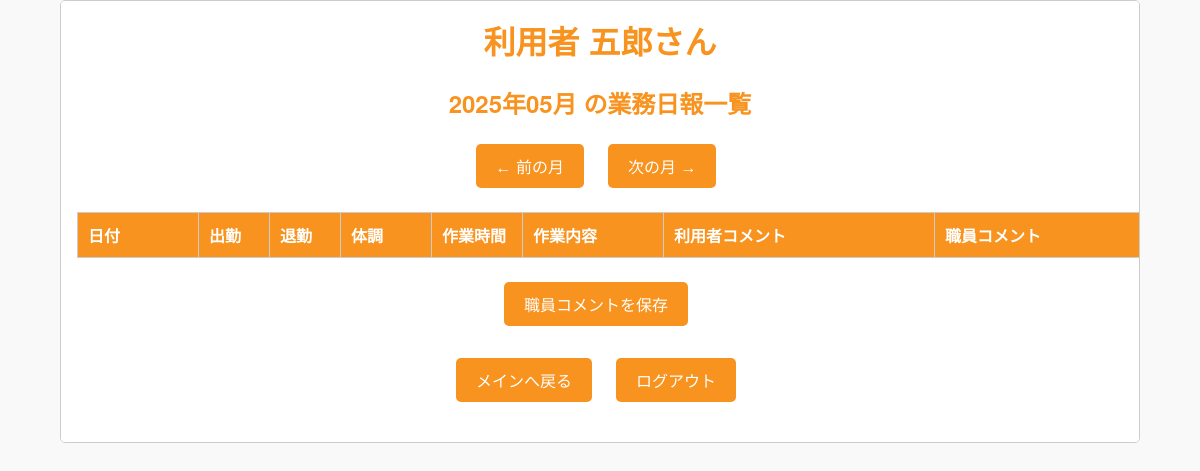
The page /report_list (signed in) on the database as committed earlier.
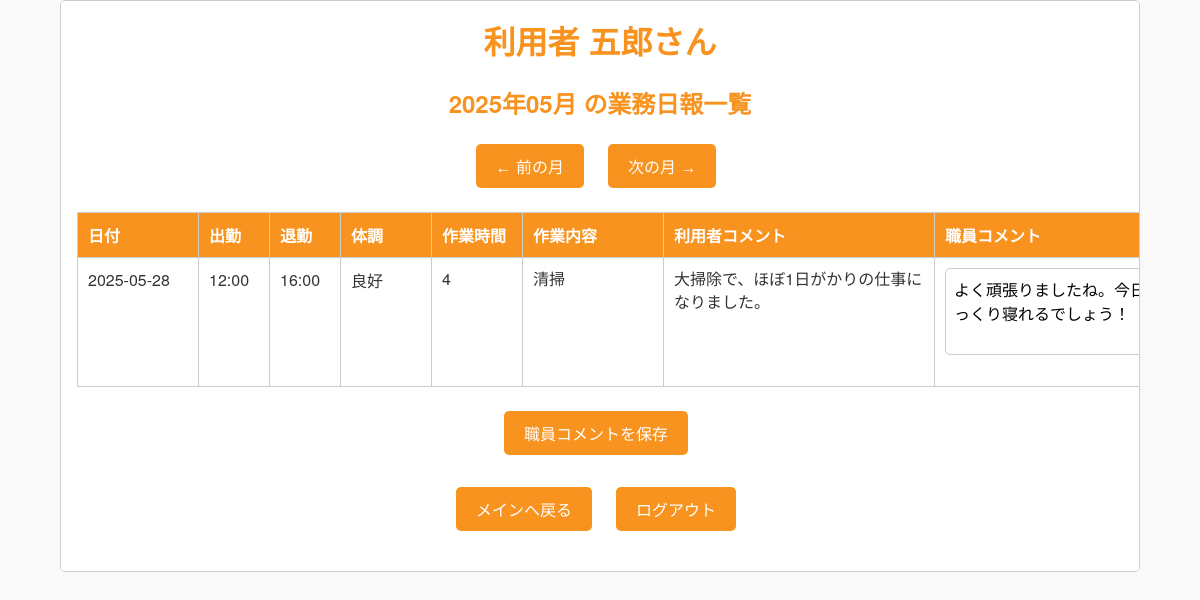
The same page on the database as committed later.
### tables this page shows
CREATE TABLE users (
            user_id INTEGER PRIMARY KEY AUTOINCREMENT,
            username TEXT NOT NULL UNIQUE,
            password TEXT NOT NULL,
            name TEXT NOT NULL,
            role TEXT NOT NULL,
            created_at DATETIME DEFAULT CURRENT_TIMESTAMP
        );

CREATE TABLE reports (
            report_id INTEGER PRIMARY KEY AUTOINCREMENT,
            user_id INTEGER NOT NULL,
            report_date DATE NOT NULL,
            condition TEXT NOT NULL,
            start_time TIME NOT NULL,
            end_time TIME NOT NULL,
            work_time INTEGER NOT NULL,
            work_detail TEXT NOT NULL,
            user_comment TEXT,
            staff_comment TEXT,
            created_at DATETIME DEFAULT CURRENT_TIMESTAMP,
            updated_at DATETIME DEFAULT CURRENT_TIMESTAMP,
            FOREIGN KEY (user_id) REFERENCES users(user_id)
        );

### app.py (the view)
@app.route('/report_list', methods=['GET', 'POST'])
def report_list():
    if 'username' not in session:
        return redirect(url_for('login'))
    user_id = request.args.get('user_id')
    if user_id is not None:
        user_id = int(user_id)
    role = session.get('role')
    username = session['username']
    year = request.args.get('year', type=int)
    month = request.args.get('month', type=int)
    today = datetime.today()
    if not year or not month:
        year = today.year
        month = today.month
    first_day = datetime(year, month, 1)
    last_day = datetime(year, month, calendar.monthrange(year, month)[1])
    first_day_str = first_day.strftime('%Y-%m-%d')
    last_day_str = last_day.strftime('%Y-%m-%d')
    prev_month = first_day - timedelta(days=1)
    next_month = last_day + timedelta(days=1)
    conn = get_db()
    cursor = conn.cursor()
    if role == 'staff' and user_id:
        user_result = cursor.execute("SELECT name FROM users WHERE user_id = ?", (user_id,)).fetchone()
        display_name = user_result['name'] if user_result else '不明'
        cursor.execute('''
            SELECT r.*, u.username,
                   group_concat(t.task_duration, '\n') as task_duration,
                   group_concat(t.task_name, '\n') as task_name,
                   group_concat(t.task_note, '\n') as task_note
            FROM reports r
            JOIN users u ON r.user_id = u.user_id
            LEFT JOIN report_tasks t ON r.report_id = t.report_id
            WHERE r.user_id = ? AND r.report_date BETWEEN ? AND ?
            GROUP BY r.report_id
            ORDER BY r.report_date ASC
        ''', (user_id, first_day_str, last_day_str))
        reports = cursor.fetchall()
    else:
        cursor.execute('''
            SELECT r.*, u.username, u.name,
                   group_concat(t.task_duration, '\n') as task_duration,
                   group_concat(t.task_name, '\n') as task_name,
                   group_concat(t.task_note, '\n') as task_note
            FROM reports r
            JOIN users u ON r.user_id = u.user_id
            LEFT JOIN report_tasks t ON r.report_id = t.report_id
            WHERE u.username = ? AND r.report_date BETWEEN ? AND ?
            GROUP BY r.report_id
            ORDER BY r.report_date ASC
        ''', (username, first_day_str, last_day_str))
        reports = cursor.fetchall()
        user_result = cursor.execute("SELECT name FROM users WHERE username = ?", (username,)).fetchone()
        display_name = user_result['name'] if user_result else '不明'
    conn.close()
    return render_template('report_list.html',
                           reports=reports,
                           name=display_name,  # ← 利用者の「名前」
                           user_id=user_id,
                           display_month=f"{year}年{month:02d}月",
                           year=year,
                           month=month,
                           prev_year=prev_month.year,
                           prev_month=prev_month.month,
                           next_year=next_month.year,
                           next_month=next_month.month)

### app.py (called while the page is built)
def get_db():
    db = getattr(g, '_database', None)
    if db is None:
        base_dir = os.path.dirname(os.path.abspath(__file__))
        db_path = os.path.join(base_dir, 'your_database.db')  # ← ここは正しい DB ファイル名
        db = g._database = sqlite3.connect(db_path)
        db.row_factory = sqlite3.Row
    return db

@app.teardown_appcontext
def close_connection(exception):
    db = getattr(g, '_database', None)
    if db is not None:
        db.close()

### templates/report_list.html (shortened to what this page needs)
<!DOCTYPE html>
<html lang="ja">
<head>
    <link rel="stylesheet" href="{{ url_for('static', filename='style.css') }}">
</head>
<body>
    <div class="container_report_list">
        <h1>{{ name }}さん</h1>
        <h2>{{ display_month }} の業務日報一覧</h2>
        <div class="nav-buttons">
            <form method="get" action="{{ url_for('report_list') }}">
                <button type="submit">&#8592; 前の月</button>
            </form>
            <form method="get" action="{{ url_for('report_list') }}">
                <button type="submit">次の月 &#8594;</button>
            </form>
        </div>
        <form method="post" action="{{ url_for('update_staff_comments') }}">
            <table class="report-table">
                <thead>
                    <tr>
                        <th style="width: 100px;">日付</th>
                        <th style="width: 50px;">出勤</th>
                        <th style="width: 50px;">退勤</th>
                        <th style="width: 70px;">体調</th>
                        <th style="width: 70px;">作業時間</th>
                        <th style="width: 120px;">作業内容</th>
                        <th style="width: 250px;">利用者コメント</th>
                        <th style="width: 250px;">職員コメント</th>
                    </tr>
                </thead>
                <tbody>
                    {% for report in reports %}
                    <tr>
                        <td>{{ report['report_date'] }}</td>
                        <td>{{ report['start_time'] }}</td>
                        <td>{{ report['end_time'] }}</td>
                        <td>{{ report['condition'] }}</td>
                        <td class="multiline">{{ report['task_duration'] | replace('\n', '<br>') | safe }}</td>
                        <td class="multiline">{{ report['task_name'] | replace('\n', '<br>') | safe }}</td>
                        <td class="multiline">{{ report['task_note'] | replace('\n', '<br>') | safe }}</td>
                        <td>
                            <textarea name="staff_comment_{{ report['report_id'] }}" rows="3">{{ report['staff_comment'] or '' }}</textarea>
                        </td>
                    </tr>
                    {% endfor %}
                </tbody>
            </table>
            <div class="report-actions">
                <button type="submit">職員コメントを保存</button>
            </div>
        </form>
        <div class="nav-buttons">
            <form method="get" action="{{ url_for('main') }}">
                <button type="submit">メインへ戻る</button>
            </form>
            <form method="get" action="{{ url_for('logout') }}">
                <button type="submit">ログアウト</button>
            </form>
        </div>
    </div>
</body>
</html>

### static/style.css (style rules this page uses)
body { font-family: "Helvetica Neue", Arial, sans-serif; background-color: #f9f9f9; color: #333; margin: 0; padding: 0; }
h1, h2, h3, h4 { color: #F7931E; margin-top: 0; }
input[type="text"], input[type="password"], input[type="time"], textarea, select { width: 100%; padding: 10px; border: 1px solid #ccc; border-radius: 5px; margin-bottom: 1rem; box-sizing: border-box; font-size: 1rem; }
button, input[type="submit"] { background-color: #F7931E; color: #fff; border: none; padding: 10px 20px; border-radius: 5px; font-size: 1rem; cursor: pointer; margin-right: 0.5rem; transition: background-color 0.3s; }
table { width: 100%; border-collapse: collapse; margin-top: 1rem; }
th, td { padding: 10px; text-align: left; border-bottom: 1px solid #ddd; }
th { background-color: #F7931E; color: white; }
textarea { width: 100%; max-width: 100%; }
.container_report_list { width: 90%; max-width: 100%; margin: 0 auto; padding: 1rem; box-sizing: border-box; overflow-x: auto; background-color: #fff; border: 1px solid #ccc; border-radius: 5px; text-align:center; }
.multiline { white-space: pre-line; }
.nav-buttons { display: flex; justify-content: center; gap: 10px; flex-wrap: wrap; }
.nav-buttons form { display: inline-block; margin: 0; }
.report-table { table-layout: fixed; width: 100%; max-width: 100%; overflow-x: auto; border-collapse: collapse; }
.report-table th, .report-table td { border: 1px solid #ccc; padding: 10px; vertical-align: top; word-wrap: break-word; }
.report-table textarea { width: 100%; min-height: 60px; resize: vertical; font-family: inherit; font-size: 1rem; padding: 8px; border-radius: 5px; border: 1px solid #ccc; box-sizing: border-box; }
.report-actions { text-align: center; margin-top: 1.5rem; margin-bottom: 2rem; }
td.multiline { white-space: pre-wrap; line-height: 1.4; }
.nav-buttons { display: flex; justify-content: center; flex-wrap: wrap; gap: 1rem; margin-top: 1.5rem; margin-bottom: 1.5rem; }

Rows that differ between the two databases and show on the page:
added reports: report_date "2025-05-28", start_time "12:00", end_time "16:00", condition "良好", task_duration "4", task_name "清掃", task_note "大掃除で、ほぼ1日がかりの仕事になりました。", report_id "よく頑張りましたね。今日はゆっくり寝れるでしょう！"
